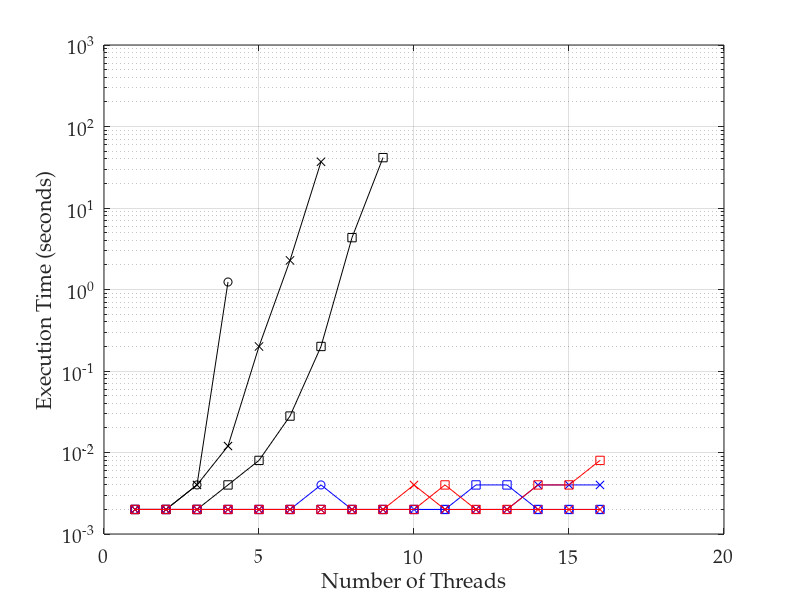

Reproduce this figure in MATLAB. (Note: this script raises an error after producing the figure.)
%% importing data
transitions = dlmread('t43_time_tpl1_ops3.csv', ',', 0, 0);
ss = dlmread('ss13_time.csv', ',', 0, 0);
ssthreads = [1:7];
% convert 0 values to NaNs, as these don't plot
transitions(transitions==0)=nan;
threads = [1:16];

%% plotting lines

semilogy(threads, transitions(:, 1), 'ko-')
hold on
semilogy(ssthreads, ss, 'kx-')
semilogy(threads, transitions(:, 3), 'ks-')
semilogy(threads, transitions(:, 4), 'bo-')
semilogy(threads, transitions(:, 5), 'bx-')
semilogy(threads, transitions(:, 6), 'bs-')
semilogy(threads, transitions(:, 7), 'rx-')
semilogy(threads, transitions(:, 8), 'rs-')
hold off
grid on

%% adding axis labels
ax = gca;
set(ax, 'FontName', 'Palatino Linotype', 'FontSize', 14);
xlabel('Number of Threads');
ylabel('Execution Time (seconds)');
axis([0 20 .001 1000])
ax.XTick = [0 5 10 15 20];
ax.YTick = [0.01 0.1 1 10 100];
set(ax,'YMinorGrid','Off', 'YMinorTick','Off');

%% output pdf file
h = figure(1);
h.Units = 'centimeters'; % set figure position to cm
%h.Position(2) = [h.Position(2)-9]; % set figure position bevore resize
h.Position([3:4]) = [10,7]; % resize figure
Plot2LaTeX( h, 't43_time_tpl1_ops3' )